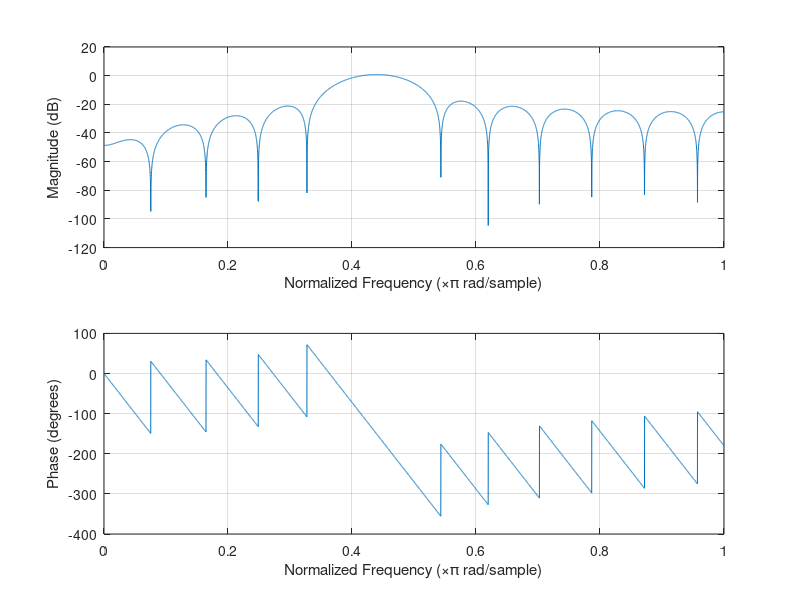

MATLAB code for this plot:
n = [1:11];

hd = 1/pi*(-sin((3*pi/8)*n)./(n)+(sin((1*pi/2)*n)./(n)));


Hn = [flip(hd) 0.125 hd];
freqz(Hn,1,8000);
% plot([-11:11],Hn);xlim([-11,11]);
% title('Impulse Response of FIR filter');
% xlabel('lags')
% ylabel('magnitude')